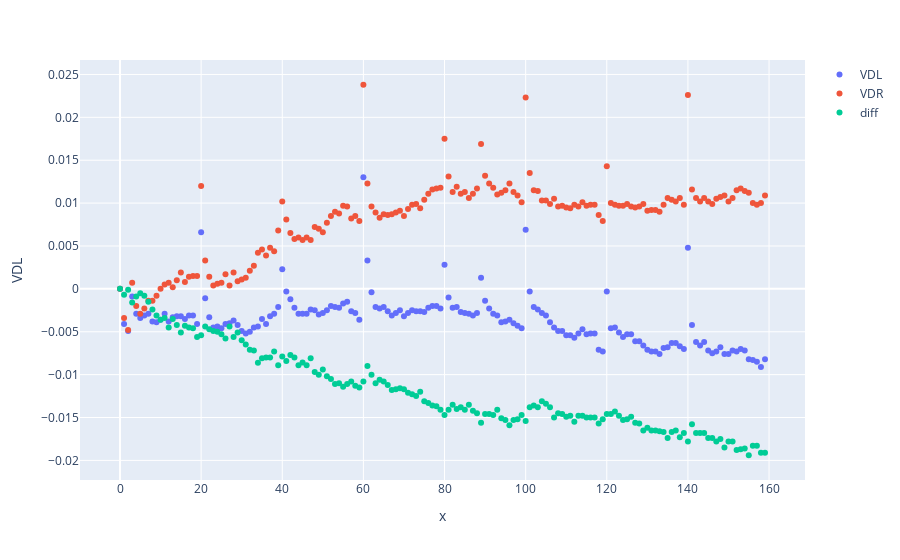

Notebook cell for this chart:
### Markdown cell above
#### Interactive plot

### Code cell
diff_in_time = pd.concat(diode_df_dict.values(), ignore_index=False)
numberoftests = len(diode_df_dict)
diff_in_time_grouped = diff_in_time.groupby(diff_in_time.index)
threshold = diff_in_time.index.max()

diff_in_time_max = [group for name, group in diff_in_time_grouped if name >= threshold]
fig = px.scatter(diff_in_time_max[0]-diff_in_time_max[0]['VDL'].iloc[0], x=range(len(diff_in_time_max[0])), y='VDL')
fig.data[0].name="VDL"
fig.update_traces(showlegend=True)
 
fig.add_scatter(x=np.array(range(len(diff_in_time_max[0]))), y=diff_in_time_max[0]['VDR']-diff_in_time_max[0]['VDR'].iloc[0], mode='markers',name = "VDR")
fig.add_scatter(x=np.array(range(len(diff_in_time_max[0]))), y=(diff_in_time_max[0]['VDL']-diff_in_time_max[0]['VDR'])-(diff_in_time_max[0]['VDL']-diff_in_time_max[0]['VDR']).iloc[0], mode='markers',name = "diff")
 
fig.show()

### Figure 1 — Plotly figure (JSON) as saved in the notebook; plotly's stock layout.template omitted (floating-point values rounded to 4 significant figures; data arrays with more than 128 entries replaced by an {"elided": "..."} marker saying what was removed)
{"data": [{"hovertemplate": "x=%{x}<br>VDL=%{y}<extra></extra>", "legendgroup": "", "marker": {"color": "#636efa", "symbol": "circle"}, "mode": "markers", "name": "VDL", "orientation": "v", "showlegend": true, "type": "scatter", "x": {"elided": "160 int values"}, "xaxis": "x", "y": {"elided": "160 float values"}, "yaxis": "y"}, {"mode": "markers", "name": "VDR", "type": "scatter", "x": {"elided": "160 int values"}, "y": {"elided": "160 float values"}}, {"mode": "markers", "name": "diff", "type": "scatter", "x": {"elided": "160 int values"}, "y": {"elided": "160 float values"}}], "layout": {"autosize": true, "legend": {"tracegroupgap": 0}, "margin": {"t": 60}, "xaxis": {"anchor": "y", "autorange": true, "domain": [0, 1], "range": [-10.8, 169.8], "title": {"text": "x"}, "type": "linear"}, "yaxis": {"anchor": "x", "autorange": true, "domain": [0, 1], "range": [-0.02274, 0.02714], "title": {"text": "VDL"}, "type": "linear"}}}
